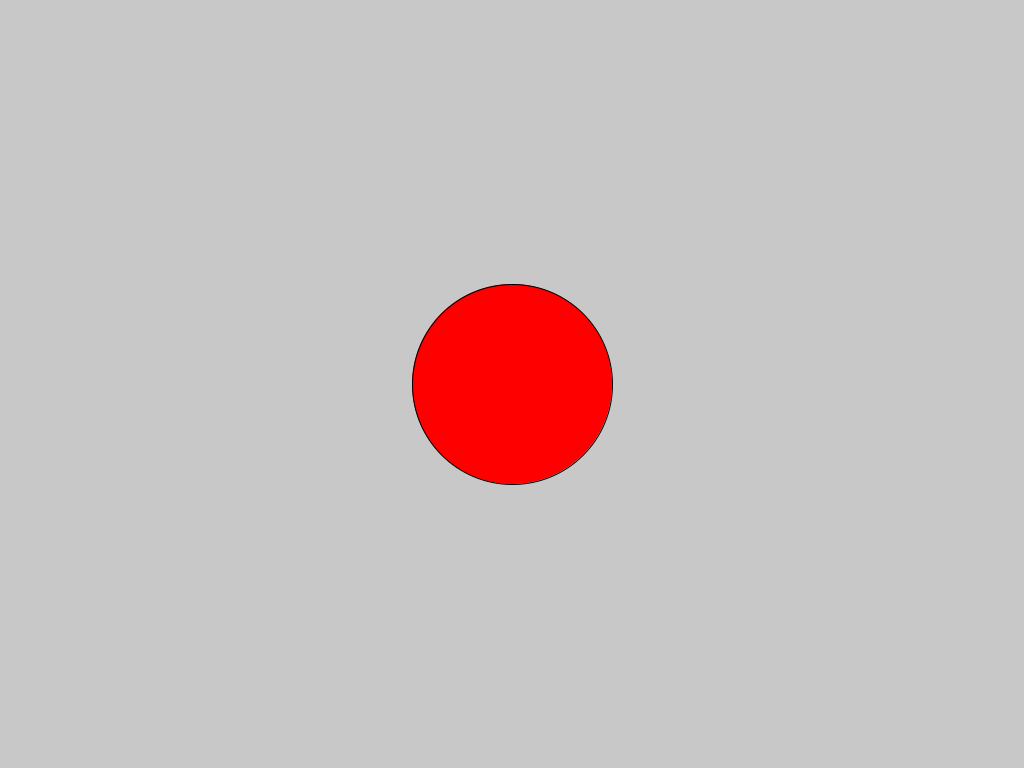
Frame 1 (no input)
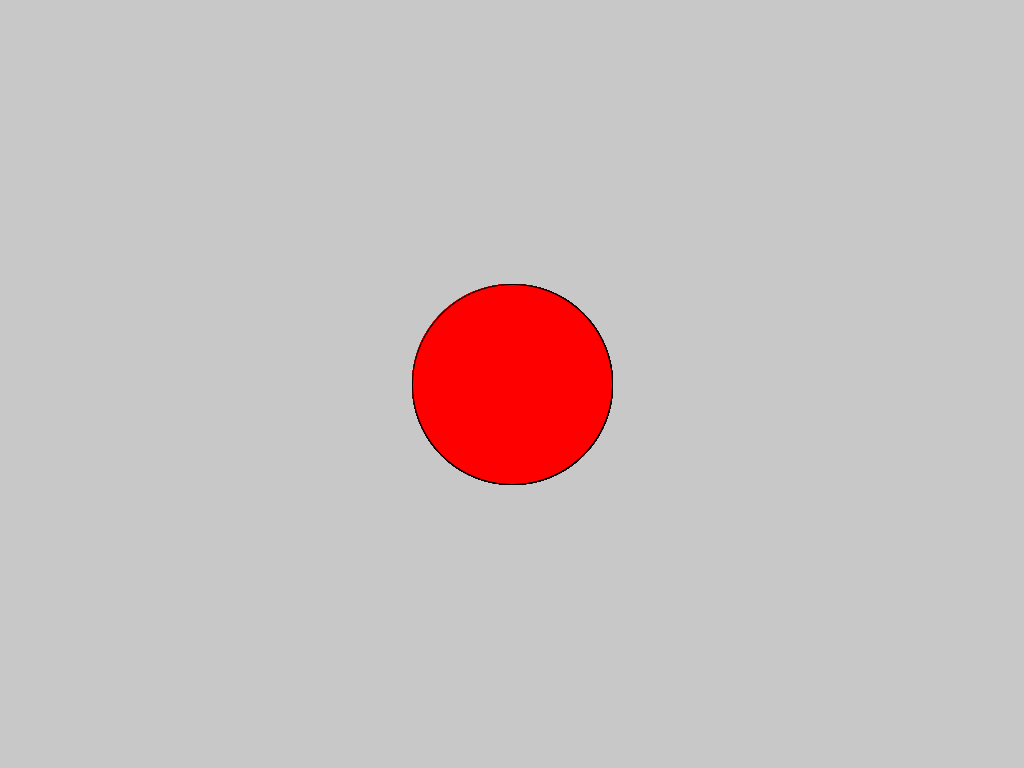
Frame 60 (the mouse pressed at the canvas centre just before this capture)
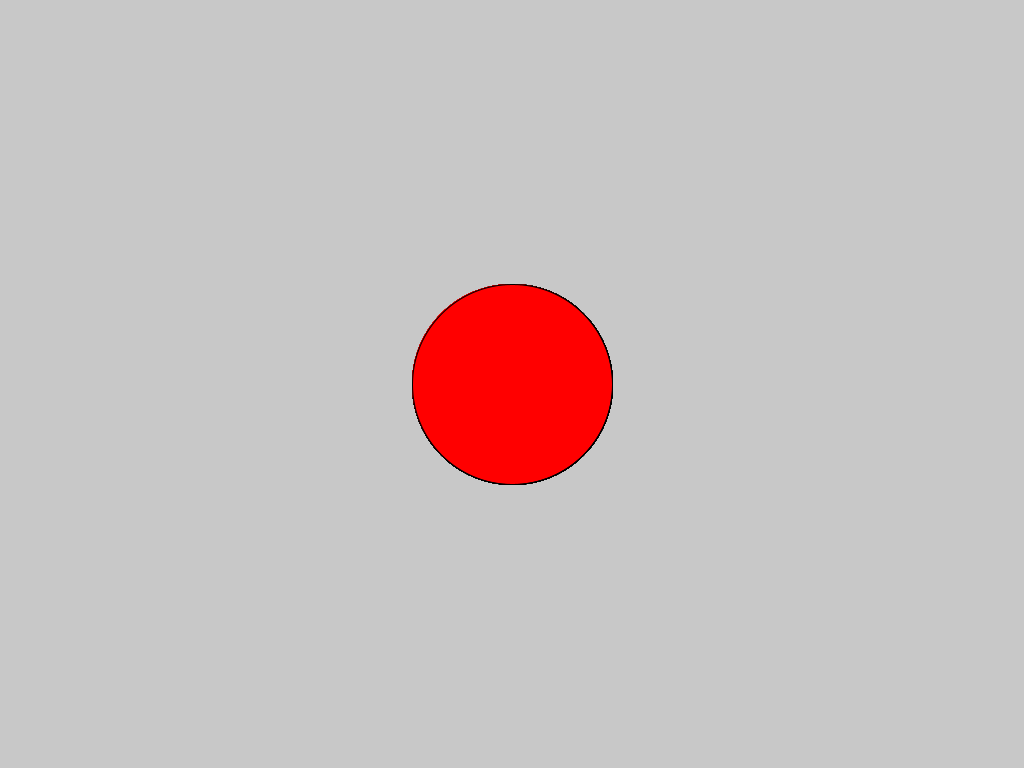
Frame 120 (the mouse held since frame 60 and released just before this capture)

The Processing sketch that drew these frames (run headless with seeded random() and noise(); from frame 60 on, the mouse is pressed at the canvas centre):

// Processing sketch: Stoplight
// ── Stoplight.pde
int mSize = 200;
color red = color(255, 0, 0);
color yellow = color(255, 255, 0);
color green = color(0, 255, 0);
color mColor = red;
void setup() {
  size(1024, 768);
  background(200);
}

void draw() {
  fill(mColor);
  ellipse(width/2, height/2, mSize, mSize);
}

void mouseClicked() {
  float mDist = dist(mouseX, mouseY, width/2, height/2);
  if (mDist<mSize/2) {
    if (mColor==red) {
      mColor=yellow;
    } else if (mColor==yellow) {
      mColor = green;
    } else {
      mColor=red;
    }
  }
}
